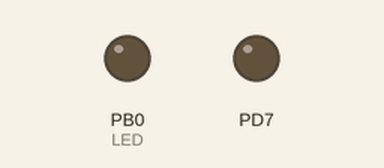
A program run on a simulated ATmega32, built with avr-gcc and emulated at 8 MHz. On the bench: output pins drawn as LEDs (lit = HIGH). Pins used as bus, display or sensor lines are not drawn; what the program prints to the serial monitor is not drawn.

Above: at 0.86 s.
At 39.85 s:
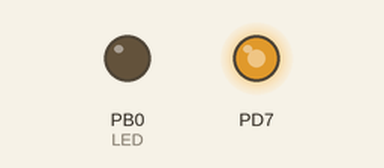
Timing chart, 0 to 40.0 s (numbered marks = the images above):
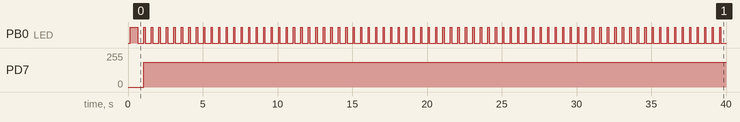

Measured:
- by itself, PB0 (LED): repeats every 0.50 s: LOW 0.42 s, HIGH 0.08 s
- by itself, PD7: 0/255 → 186/255 at 1.1 s

The program:

main.c
```c
#include "poller.h"
#include "tc72.h"
#include "uart.h"
#include "spi.h"
#include "PID.h"
#include "timer.h"
#include <avr/io.h>

#define F_CPU 8000000UL

// Main Function
int main(void) {
	SPI_MasterInit();
	TC72_InitSensor();
	USART_Init();
	PWM_Init();


	poller_Init();
	Poller__StartPolling();
	poller_SetPollTime(500);


	DDRB |= (1 << PB0);
	PORTB |= (1 << PB0);

	while (1) {
	}

	return 0;
}
```

PID.c
```c
#include "PID.h"
#include <avr/io.h>
#include <avr/interrupt.h>
#include <util/delay.h>
#include <math.h>

static float32 previous_error = 0.0;
static float32 integral = 0.0;


float32 PID_Controller(float32 setpoint, float32 current_temp) {

	float32 kp = 0.1;
	float32 ki = 0.01;
	float32 kd = 0.0;

	float error =  ((setpoint - current_temp));

	float derivative = error - previous_error;
	integral += ((error+ previous_error)/2);
	previous_error = error;

	float output = (kp * error) + (ki * integral) + (kd * derivative);

	if (output > 0.73) {
		output = 0.73;
	}
	else if (output < 0.0) {
		output = 0.0;
	}
  else{}

	return output;
}
```

PID.h
```c
#ifndef PID_H
#define PID_H
#include "Std_Types.h"

float32 PID_Controller(float32 setpoint, float32 current_temp);

#endif
```

poller.c
```c
#include "poller.h"
#include "tc72.h"
#include "PID.h"
#include "uart.h"
#include "timer.h"
#include "timer_cfg.h"
#include <avr/io.h>
#include <avr/interrupt.h>
#include <util/delay.h>

uint16 static pollCounter =0;
uint16 static pollTimeCounter=0;


static void poll(void) {
updatePollCounter();
if ((pollCounter == pollTimeCounter)) {
	pollCounter=0;
	DeviceStateType tc72_state = TC72_CheckSensorState();

	if (tc72_state)
	{
			DeviceDataType raw_temperature = TC72_ReadTemperature();
			DeviceDataType current_temp = raw_temperature / 4;
			DisplayTemperature(raw_temperature);
			float32 dutyCycle = PID_Controller(30.0, current_temp);
			SetPWMDutyCycle(dutyCycle);
	}
}
}

static void updatePollCounter(void) {
	pollCounter += 1;
}

void poller_Init(void) {
Timer_vidInitTimer1();
Timer_vidSetCallBackTimer1(poll);
}

void Poller__StartPolling(void) {
Timer_vidStartTimer1();
}

void Poller__StopPolling(void) {
Timer_vidStopTimer1();
}


void poller_SetPollTime(uint32 time) {

pollTimeCounter = time / time_ms;

}
```

poller.h
```c
#ifndef POLLER_H
#define POLLER_H

#include "Std_Types.h"
void poller_Init(void);
void Poller__StartPolling(void);
void Poller__StopPolling(void);
void poller_SetPollTime(uint32 time_ms);
static void updatePollCounter(void);
static void poll(void);

#endif
```

Spi.c
```c
#include "spi.h"
#include <avr/io.h>
#include <avr/interrupt.h>
#include <util/delay.h>
#include "Std_Types.h"

void SPI_MasterInit(void) {
	DDRB = (1U << 7U) | (1U << 5U) | (1U << 4U);
	SPCR = (1 << SPE) | (1 << MSTR) | (1 << SPR1) | (1 << SPR0) | (1 << CPHA);
}

void SPI_MasterTransmit(char data) {
	SPDR = data;
	while (!(SPSR & (1U << SPIF))){};
}

char SPI_MasterReceive(void) {
	while (!(SPSR & (1 << SPIF))){};
	return SPDR;
}
```

Spi.h
```c
#ifndef SPI_H
#define SPI_H

void SPI_MasterInit(void);
void SPI_MasterTransmit(char data);
char SPI_MasterReceive(void);

#endif
```

tc72.c
```c
#include "tc72.h"
#include "spi.h"
#include "avr/delay.h"
#include <avr/io.h>
#include <avr/interrupt.h>
#include <util/delay.h>

void TC72_InitSensor(void) {
	PORTB |= (1U << 4U);
	SPI_MasterTransmit(0x80);
	SPI_MasterTransmit(0x04);
	PORTB &= ~(1U << 4U);
	_delay_ms(150);
}

DeviceDataType TC72_ReadTemperature(void) {
	uint8 msb;
  uint8 lsb;

	PORTB |= (1U << 4U);
	SPI_MasterTransmit(0x02);
	SPI_MasterTransmit(0x00);
	PORTB &= ~(1U << 4U);
	_delay_ms(1);
	msb = SPI_MasterReceive();

	PORTB |= (1U << 4U);
	SPI_MasterTransmit(0x01);
	SPI_MasterTransmit(0x00);
	PORTB &= ~(1U << 4U);
	_delay_ms(1);
	lsb = SPI_MasterReceive();

	return ((msb << 2U) | (lsb >> 6U));
}

DeviceStateType TC72_CheckSensorState(void) {
	DeviceDataType temperature = TC72_ReadTemperature();
	uint8 status = true;

	if (temperature == 0xFFF) {
		status = false; // Sensor failure or invalid reading
	}

	return status; // Sensor is working correctly
}
```

tc72.h
```c
#ifndef TC72_H
#define TC72_H
#include "Std_Types.h"
typedef uint16 DeviceDataType ;
typedef enum{false = 0, true = 1} DeviceStateType ;

void TC72_InitSensor(void);
DeviceDataType TC72_ReadTemperature(void);
DeviceStateType TC72_CheckSensorState(void);
#endif
```

timer.c
```c
#include <avr/io.h>
#include "timer.h"
#include <avr/io.h>
#include <avr/interrupt.h>
#include <util/delay.h>
#include "timer_cfg.h"
// Global Variables
#define NULLPtr ((void *)0)
static void (*Timer1Callback)(void) = NULLPtr;
#define F_CPU 8000000UL


#define OCR1_VALUE (((F_CPU * time_ms) / (64U * 1000U)) - 1U)

// Timer1 Functions
void Timer_vidInitTimer1(void) {
	TCCR1A = 0;
	TCCR1B = (1 << WGM12); // CTC mode
	OCR1A = (uint16)OCR1_VALUE; // Set OCR1A value
	TIMSK = (1 << OCIE1A); // Enable Timer1 compare interrupt
	sei(); // Enable global interrupts
}

void Timer_vidStartTimer1(void) {
	#if PRESCALER == PRESCALER_1
	TCCR1B |= (1 << CS10);
	#elif PRESCALER == PRESCALER_8
	TCCR1B |= (1 << CS11);
	#elif PRESCALER == PRESCALER_64
	TCCR1B |= (1 << CS11) | (1 << CS10);
	#elif PRESCALER == PRESCALER_256
	TCCR1B |= (1 << CS12);
	#else
	#error "Invalid prescaler value"
	#endif
}

void Timer_vidStopTimer1(void) {
	TCCR1B &= ~((1 << CS12) | (1 << CS11) | (1 << CS10));
}

void Timer_vidSetCallBackTimer1(void (*TimerCallback)(void)) {
	if (TimerCallback != NULLPtr) {
		Timer1Callback = TimerCallback;
	}
}

// ISR for Timer1 Compare Match
ISR(TIMER1_COMPA_vect) {
    PORTB &= ~(1 << PB0); // Toggle LED inside ISR
	if (Timer1Callback != NULLPtr) {
		(*Timer1Callback)(); // Call the user callback function
	}
	PORTB |= (1 << PB0); // Set LED high again after ISR
}

// PWM Functions
void PWM_Init(void) {
	DDRD |= (1 << PD7);         // Set PD7 as output for PWM
	TCCR2 |= (1 << WGM20) | (1 << WGM21); // Fast PWM mode
	TCCR2 |= (1 << COM21);      // Non-inverting mode
	TCCR2 |= (1 << CS21);       // Prescaler 8
	OCR2 = 0;                   // Initial duty cycle 0%
}

void SetPWMDutyCycle(float dutyCycle) {
	float dutyCycleVariable = dutyCycle;
	OCR2 = (uint8_t)(dutyCycleVariable * 255.0);
}
```

timer.h
```c
#ifndef TIMER_H
#define TIMER_H

#include "Std_Types.h"

typedef void (*VoidTimerCallback)(void);

void Timer_vidInitTimer1(void);
void Timer_vidStartTimer1(void);
void Timer_vidStopTimer1(void);
void Timer_vidSetCallBackTimer1(VoidTimerCallback TimerCallback);
void PWM_Init(void);
void SetPWMDutyCycle(float dutyCycle);

extern volatile uint16 compare_value;


#endif
```

uart.c
```c
#include "uart.h"
#include <stdio.h>
#include <avr/io.h>
#include <avr/interrupt.h>
#include <util/delay.h>

#define F_CPU 8000000UL

void USART_Init(void) {
	uint8 ubrr = ((F_CPU / 16U) / 9600U) - 1U;
	UBRRH = (unsigned char)(ubrr >> 8U);
	UBRRL = (unsigned char)ubrr;
	UCSRB = (1U << TXEN);
	UCSRC = (1U << UCSZ1) | (1U << UCSZ0);
}

void USART_TransmitChar(char data) {
	while (!(UCSRA & (1 << UDRE))){};
	UDR = data;
}

void USART_TransmitString(const char *str) {
    const char *ptr = str;
    while (*ptr != '\0') {
        USART_TransmitChar(*ptr++);
    }
}

uint8 DisplayTemperature(int temperature) {
	char buffer[16];
  uint8 status = 1;
  int result = snprintf(buffer, sizeof(buffer), "Temperature: %d.%02d C\n", temperature / 4, (temperature % 4) * 25);
  if (result < 0) {
    status = 0;
  }
  else{}
	USART_TransmitString(buffer);
  return status;
}
```

uart.h
```c
#ifndef UART_H
#define UART_H
#include "Std_Types.h"

void USART_Init(void);
void USART_TransmitChar(char data);
void USART_TransmitString(const char *str);
uint8 DisplayTemperature(int temperature);

#endif
```

timer_cfg.h
```c
/*
 * timer_cfg.h
 *
 * Created: 01/12/2024 09:42:28 م
 *  Author: Ahmed
 */
#ifndef INCLUDE_TIMER2_CFG_H_
#define INCLUDE_TIMER2_CFG_H_


#define PRESCALER_1   1UL
#define PRESCALER_8   8UL
#define PRESCALER_64  64UL
#define PRESCALER_256 256UL
#define PRESCALER  PRESCALER_64

#define time_ms 500U

#endif /* INCLUDE_TIMER2_CFG_H_ */
```

Std_Types.h
```c
/**
 * Std_Types.h
 *
 *  Created on: Sun Mar 26 2023
 *  Author    : Abdullah Darwish
 */
#ifndef STD_TYPES_H
#define STD_TYPES_H

typedef signed char         sint8;          /*        -128 .. +127            */
typedef unsigned char       uint8;          /*           0 .. 255             */
typedef signed short        sint16;         /*      -32768 .. +32767          */
typedef unsigned short      uint16;         /*           0 .. 65535           */
typedef signed long         sint32;         /* -2147483648 .. +2147483647     */
typedef unsigned long       uint32;         /*           0 .. 4294967295      */
typedef unsigned long long  uint64;         /*       0..18446744073709551615  */
typedef signed long long    sint64;         /*       0..18446744073709551615  */
typedef float               float32;        /* 1.1754943635e-38 to 3.4028235e+38 */
typedef double              float64;        /* 2.2250738585072015e-308 to 1.7976931348623158e+308 */

typedef unsigned char       boolean;        /* for use with TRUE/FALSE        */

#endif /* STD_TYPES_H */
```
